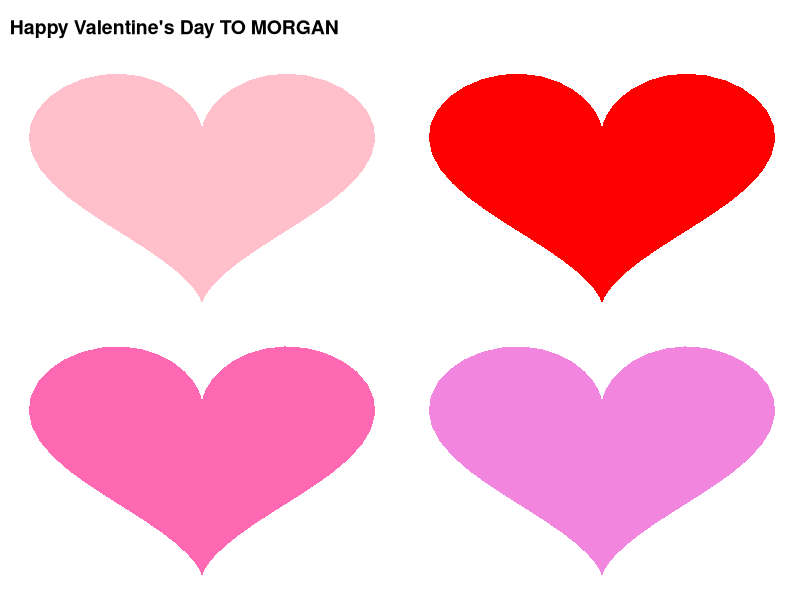
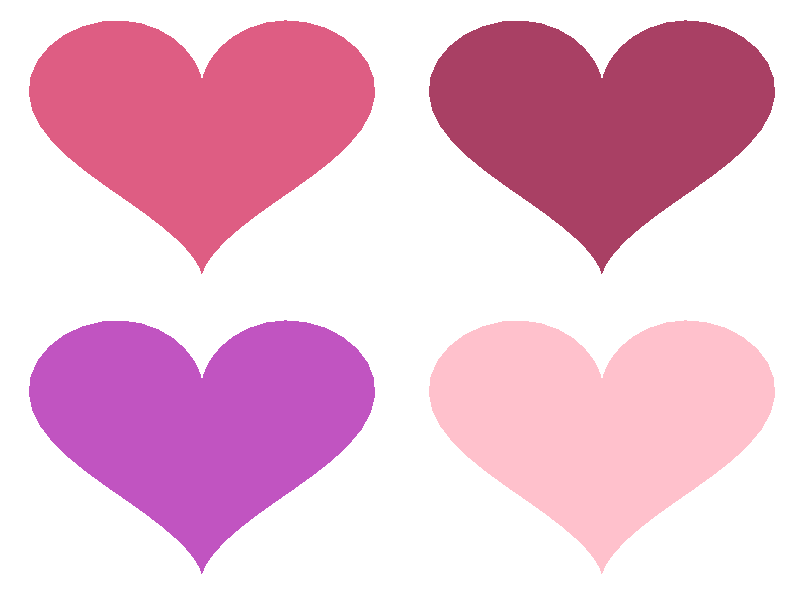

The R script that drew these images, in order:
## ---- chunk 1
library(tidyverse)
library(cowplot)
## ---- chunk 2
# heart
data_frame <- data.frame(t = seq(0, 2*pi, by = 0.1))
  xheart <- function(t) 16*sin(t)^3
  yheart <- function(t) 13*cos(t)-5*cos(2*t)-2*cos(3*t)-cos(4*t)
  data_frame$y = yheart(data_frame$t)
  data_frame$x = xheart(data_frame$t)
data <- data_frame |> 
  as_tibble()
## ---- chunk 3
create <- function(color){
data |>
  ggplot(aes(x = x, y = y)) +
  geom_polygon(fill = color, show.legend = FALSE) +
    theme(
      panel.background = element_blank(),
      axis.title.x = element_blank(),
      axis.text.x = element_blank(),
      axis.ticks.x = element_blank(),
      axis.title.y = element_blank(),
      axis.text.y = element_blank(),
      axis.ticks.y = element_blank())
}

pink <- create("pink")
red <- create("red")
hotpink <- create("hotpink")
pink2 <- create("#F286DF")
## ---- chunk 4
title <- ggdraw() + 
  draw_label(
    "Happy Valentine's Day TO MORGAN",
    fontface = 'bold',
    x = 0,
    hjust = 0
  ) +
  theme(
    plot.margin = margin(0, 0, 0, 7)
  )

body <- plot_grid(pink, red, hotpink, pink2) 
## ---- chunk 5
plot_grid(title, body,
  ncol = 1,
  rel_heights = c(0.1, 1))
## ---- chunk 6
pink3 <- create("#DE5D83")
pink4 <- create("#A94064")
pink5 <- create("#C154C1")
pink6 <- create("#FFC1CC")

plot_grid(pink3, pink4, pink5, pink6) 
